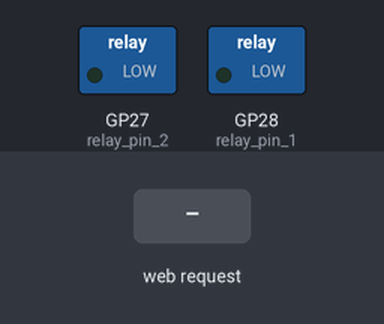
Simulated run of this program. Board: Raspberry Pi Pico running MicroPython. Parts: switched loads named in the program (green lamp = pin HIGH). Dashed ring = blinking. The test bench sets the inputs (shaded band). What the program prints to the serial console is not drawn.

Above: at 3.2 s.
3.3 s: HTTP request GET /door1 received
At 3.4 s:
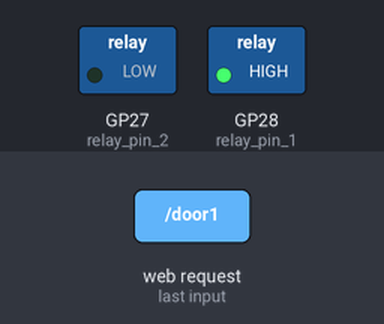
6.3 s: HTTP request GET /door2 received
At 6.4 s:
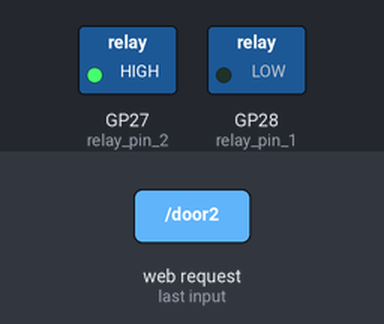
Timing chart, 0 to 9.6 s (numbered marks = the images above; inputs shaded):
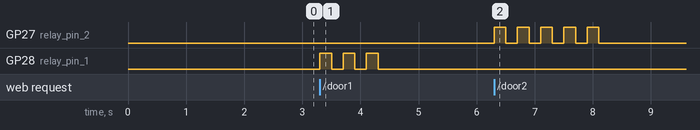

The program:

main.py
```python
from microdot import Microdot, Response
import network
from machine import Pin
import urequests
import time

print('Initializing...')

# Start connection to the local wireless network.

nic = network.WLAN(network.WLAN.IF_STA)
nic.active(True)
nic.ifconfig(('192.168.30.205', '255.255.255.0', '192.168.30.1', '0.0.0.0'))
nic.connect('BaconWireless', '1905B@c0n')
print('Connecting to wireless network...')
connection_timeout = 60
while not nic.isconnected():
    if connection_timeout > 0:
        connection_timeout -= 1
        time.sleep(1)
    else:
        print('Error: Failed to connect. Timeout.')
        break

# ip_info variable contains nic imoup information for retrival.
if nic.isconnected():
    ip_info = nic.ifconfig()
    print('Wireless network connected:')
    print(f'IPv4: {ip_info[0]} \
    \nMask: {ip_info[1]} \
    \nGateway: {ip_info[2]} \
    \nDNS: {ip_info[3]}\n')


# Assignment of relays 1 and 2 to GPIO pins.
relay_pin_1 = Pin(28, Pin.OUT)
relay_pin_2 = Pin(27, Pin.OUT)

def open_relay(relay, delay):
    while delay > 0:
        if relay.value() == True:
            relay.toggle()
            time.sleep(0.2)
            delay -= 1
        else:
            relay.toggle()
            time.sleep(0.2)

# Initialize web services application.

app = Microdot()

@app.route('/', methods=['GET'])
async def index(request):
    return "Garage Door Main Page.\n\r You're not supposed to be here."

@app.get('/door1')
async def index(request):
    open_relay(relay_pin_1, 3)

@app.get('/door2')
async def index(request):
    open_relay(relay_pin_2, 5)

# This starts the application after checking if wireless connection is established.

if not nic.isconnected():
    print('Failure to connect to the wireless network. \
    \nExiting application.')
else:
    app.run(host='192.168.30.205', port=8000, debug=True)
```

Measured:
- after the input at 3.3 s, GP28 (relay_pin_1): alternates HIGH for 0.20 s and LOW for 0.20 s, 6 changes in all, then stays LOW, starting at once
- after the input at 6.3 s, GP27 (relay_pin_2): alternates HIGH for 0.20 s and LOW for 0.20 s, 10 changes in all, then stays LOW, starting at once
